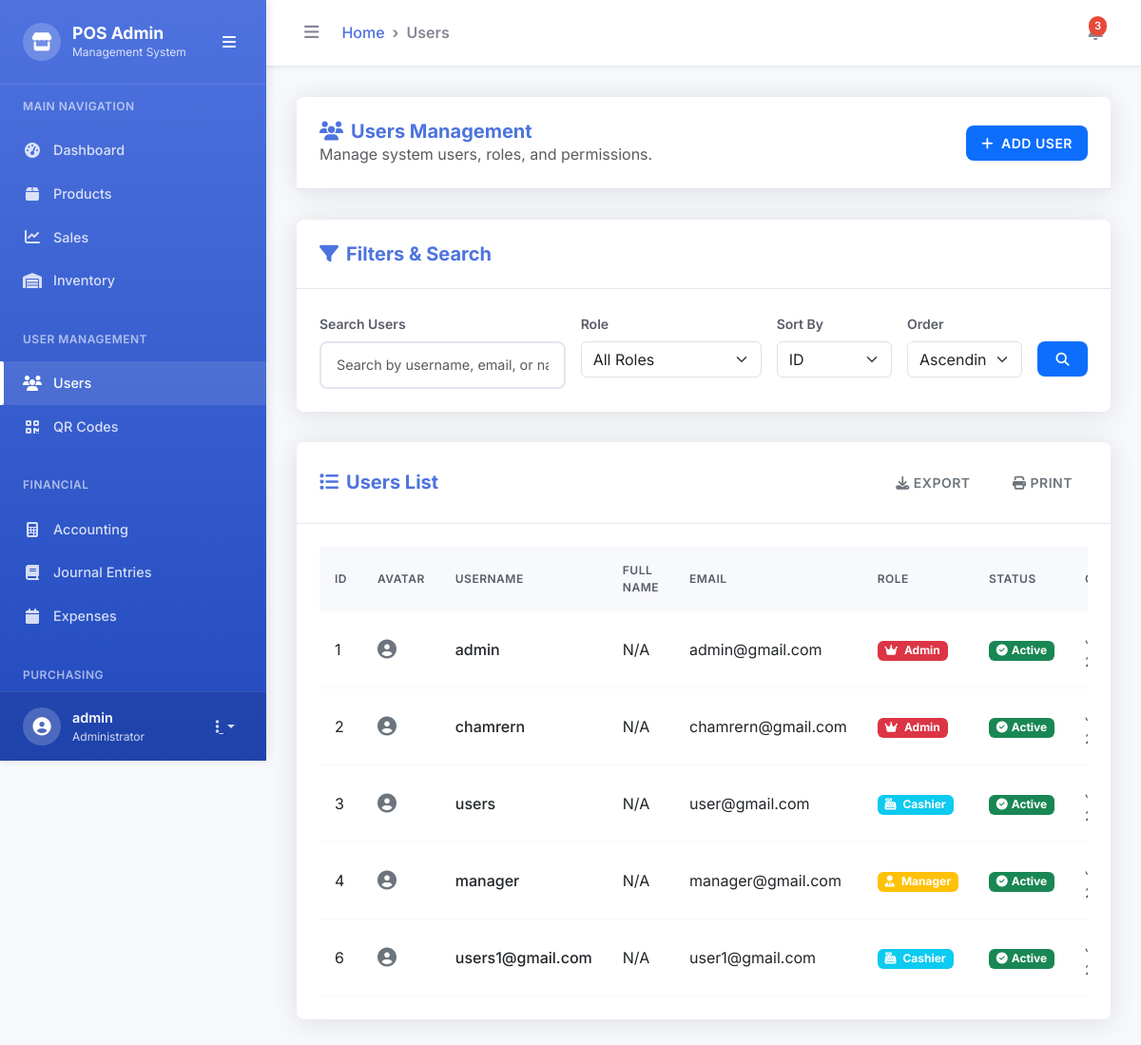
The page /admin/users.php (signed in) on the database its author committed.
### tables this page shows
CREATE TABLE IF NOT EXISTS `users` (
  `id` int(11) NOT NULL AUTO_INCREMENT,
  `username` varchar(50) NOT NULL,
  `email` varchar(100) NOT NULL,
  `password` varchar(255) NOT NULL,
  `role` enum('admin','users','cashier','manager') DEFAULT 'cashier',
  `created_at` timestamp NULL DEFAULT CURRENT_TIMESTAMP,
  `updated_at` timestamp NULL DEFAULT CURRENT_TIMESTAMP ON UPDATE CURRENT_TIMESTAMP,
  PRIMARY KEY (`id`),
  UNIQUE KEY `username` (`username`),
  UNIQUE KEY `email` (`email`)
);

### admin/users.php (the view, shortened to what this page needs)
<?php
$pdo = getDBConnection();
$search = $_GET['search'] ?? '';
$sort = $_GET['sort'] ?? 'id';
$order = $_GET['order'] ?? 'ASC';
$items_per_page = 10;
$current_page = isset($_GET['page']) ? max(1, intval($_GET['page'])) : 1;
$offset = ($current_page - 1) * $items_per_page;
$whereConditions = [];
$params = [];
$whereClause = !empty($whereConditions) ? 'WHERE ' . implode(' AND ', $whereConditions) : '';
$sql = "SELECT * FROM users $whereClause ORDER BY $sort $order LIMIT $items_per_page OFFSET $offset";
$stmt = $pdo->prepare($sql);
$stmt->execute($params);
$users = $stmt->fetchAll(PDO::FETCH_ASSOC);
?>
<!DOCTYPE html>
<html lang="en">
<head>
      <link href="https://cdn.jsdelivr.net/npm/bootstrap@5.3.0/dist/css/bootstrap.min.css" rel="stylesheet">
      <link rel="stylesheet" href="https://cdnjs.cloudflare.com/ajax/libs/font-awesome/6.4.0/css/all.min.css">
      <link rel="stylesheet" href="assets/css/admin.css">
</head>
<body>
      <div class="admin-layout">
            <?php include 'side.php'; ?>
            <div class="admin-main">
                  <nav class="admin-topbar">
                        <div class="topbar-left">
                              <button class="btn btn-link sidebar-toggle-btn" id="sidebarToggleBtn">
                                    <i class="fas fa-bars"></i>
                              </button>
                              <div class="breadcrumb-container">
                                    <nav aria-label="breadcrumb">
                                          <ol class="breadcrumb">
                                                <li class="breadcrumb-item"><a href="index.php">Home</a></li>
                                                <li class="breadcrumb-item active" aria-current="page">Users</li>
                                          </ol>
                                    </nav>
                              </div>
                        </div>
                        <div class="topbar-right">
                              <div class="topbar-actions">
                                    <div class="dropdown">
                                          <button class="btn btn-link notification-btn" type="button" id="notificationDropdown" data-bs-toggle="dropdown" aria-expanded="false">
                                                <span class="notification-badge">3</span>
                                          </button>
                                    </div>
                              </div>
                        </div>
                  </nav>
                  <div class="admin-content">
                        <div class="content-card">
                              <div class="content-card-header">
                                    <div class="d-flex justify-content-between align-items-center">
                                          <div>
                                                <h1 class="content-card-title">
                                                      <i class="fas fa-users"></i>
                                                      Users Management
                                                </h1>
                                                <p class="text-muted mb-0">Manage system users, roles, and permissions.</p>
                                          </div>
                                          <button class="btn btn-modern btn-primary" data-bs-toggle="modal" data-bs-target="#addUserModal">
                                                <i class="fas fa-plus me-2"></i>Add User
                                          </button>
                                    </div>
                              </div>
                        </div>
                        <div class="content-card">
                              <div class="content-card-header">
                                    <h6 class="content-card-title">
                                          <i class="fas fa-filter"></i>
                                          Filters & Search
                                    </h6>
                              </div>
                              <div class="content-card-body">
                                    <form method="GET" class="row g-3 form-modern">
                                          <div class="col-md-4">
                                                <label for="search" class="form-label">Search Users</label>
                                                <input type="text" class="form-control" id="search" name="search"
                                                      placeholder="Search by username, email, or name..."
                                                      value="<?php echo htmlspecialchars($search); ?>">
                                          </div>
                                          <div class="col-md-3">
                                                <label for="role" class="form-label">Role</label>
                                                <select class="form-select" id="role" name="role">
                                                      <option value="">All Roles</option>
                                                </select>
                                          </div>
                                          <div class="col-md-2">
                                                <label for="sort" class="form-label">Sort By</label>
                                                <select class="form-select" id="sort" name="sort">
                                                      <option value="id" <?php echo $sort === 'id' ? 'selected' : ''; ?>>ID</option>
                                                </select>
                                          </div>
                                          <div class="col-md-2">
                                                <label for="order" class="form-label">Order</label>
                                                <select class="form-select" id="order" name="order">
                                                      <option value="ASC" <?php echo $order === 'ASC' ? 'selected' : ''; ?>>Ascending</option>
                                                </select>
                                          </div>
                                          <div class="col-md-1">
                                                <label class="form-label">&nbsp;</label>
                                                <button type="submit" class="btn btn-modern btn-primary w-100">
                                                      <i class="fas fa-search"></i>
                                                </button>
                                          </div>
                                    </form>
                              </div>
                        </div>
                        <div class="content-card">
                              <div class="content-card-header">
                                    <div class="d-flex justify-content-between align-items-center">
                                          <h6 class="content-card-title">
                                                <i class="fas fa-list"></i>
                                                Users List
                                          </h6>
                                          <div>
                                                <button class="btn btn-modern btn-outline-secondary me-2" onclick="exportTable('usersTable', 'users')">
                                                      <i class="fas fa-download me-1"></i>Export
                                                </button>
                                                <button class="btn btn-modern btn-outline-secondary" onclick="printPage()">
                                                      <i class="fas fa-print me-1"></i>Print
                                                </button>
                                          </div>
                                    </div>
                              </div>
                              <div class="content-card-body">
                                    <div class="table-responsive">
                                          <table class="table table-modern" id="usersTable" width="100%" cellspacing="0">
                                                <thead>
                                                      <tr>
                                                            <th>ID</th>
                                                            <th>Avatar</th>
                                                            <th>Username</th>
                                                            <th>Full Name</th>
                                                            <th>Email</th>
                                                            <th>Role</th>
                                                            <th>Status</th>
                                                            <th>Created</th>
                                                      </tr>
                                                </thead>
                                                <tbody>
                                                      <?php foreach ($users as $user): ?>
                                                            <tr>
                                                                  <td><?php echo $user['id']; ?></td>
                                                                  <td>
                                                                        <div class="avatar-sm">
                                                                              <i class="fas fa-user-circle fa-lg text-secondary"></i>
                                                                        </div>
                                                                  </td>
                                                                  <td>
                                                                        <div class="fw-medium"><?php echo htmlspecialchars($user['username']); ?></div>
                                                                  </td>
                                                                  <td><?php echo htmlspecialchars($user['full_name'] ?? 'N/A'); ?></td>
                                                                  <td><?php echo htmlspecialchars($user['email']); ?></td>
                                                                  <td>
                                                                        <span class="badge bg-<?php
                                                                                                echo $user['role'] === 'admin' ? 'danger' : ($user['role'] === 'manager' ? 'warning' : ($user['role'] === 'cashier' ? 'info' : 'secondary'));
                                                                                                ?>">
                                                                              <i class="fas fa-<?php
                                                                                                echo $user['role'] === 'admin' ? 'crown' : ($user['role'] === 'manager' ? 'user-tie' : ($user['role'] === 'cashier' ? 'cash-register' : 'user'));
                                                                                                ?> me-1"></i>
                                                                              <?php echo ucfirst(htmlspecialchars($user['role'])); ?>
                                                                        </span>
                                                                  </td>
                                                                  <td>
                                                                        <span class="badge bg-success">
                                                                              <i class="fas fa-check-circle me-1"></i>Active
                                                                        </span>
                                                                  </td>
                                                                  <td>
                                                                        <small class="text-muted"><?php echo date('M d, Y', strtotime($user['created_at'])); ?></small>
                                                                  </td>
                                                            </tr>
                                                      <?php endforeach; ?>
                                                </tbody>
                                          </table>
                                    </div>
                              </div>
                        </div>
                  </div>
            </div>
      </div>
</body>
</html>

### rows shown on the page
users: id "1", username "admin", full_name "N/A", email "admin@gmail.com", role "Admin"
users: id "2", username "chamrern", full_name "N/A", email "chamrern@gmail.com", role "Admin"
users: id "3", username "users", full_name "N/A", email "user@gmail.com", role "Cashier"
users: id "4", username "manager", full_name "N/A", email "manager@gmail.com", role "Manager"
users: id "6", username "users1@gmail.com", full_name "N/A", email "user1@gmail.com", role "Cashier"

### other values the page prints
$_SESSION['username'] "admin"
